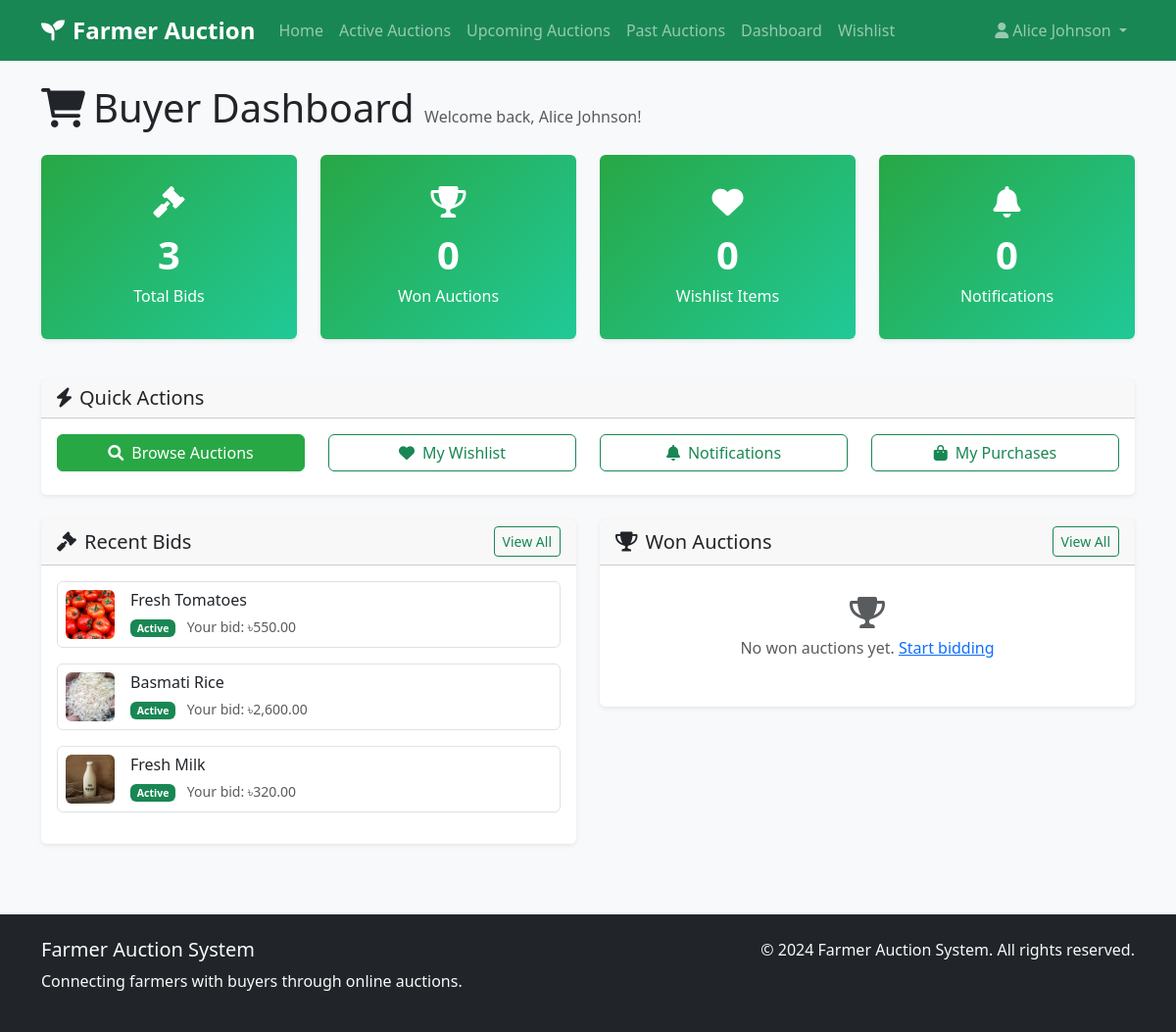
/buyer/dashboard.php (signed in), run on the app's committed database.
### tables this page shows
CREATE TABLE IF NOT EXISTS Bids (
    bid_id INT PRIMARY KEY AUTO_INCREMENT,
    auction_id INT NOT NULL,
    buyer_id INT NOT NULL,
    bid_amount DECIMAL(10,2) NOT NULL,
    bid_time TIMESTAMP DEFAULT CURRENT_TIMESTAMP,
    is_winning_bid BOOLEAN DEFAULT FALSE,
    FOREIGN KEY (auction_id) REFERENCES Auctions(auction_id) ON DELETE CASCADE,
    FOREIGN KEY (buyer_id) REFERENCES Buyers(buyer_id) ON DELETE CASCADE
);

CREATE TABLE IF NOT EXISTS Products (
    product_id INT PRIMARY KEY AUTO_INCREMENT,
    farmer_id INT NOT NULL,
    product_name VARCHAR(100) NOT NULL,
    description TEXT,
    category VARCHAR(50),
    starting_bid DECIMAL(10,2) NOT NULL,
    weight DECIMAL(10,2),
    certification VARCHAR(50),
    created_at TIMESTAMP DEFAULT CURRENT_TIMESTAMP,
    FOREIGN KEY (farmer_id) REFERENCES Farmers(farmer_id) ON DELETE CASCADE
);

CREATE TABLE IF NOT EXISTS Auctions (
    auction_id INT PRIMARY KEY AUTO_INCREMENT,
    product_id INT NOT NULL,
    start_time DATETIME NOT NULL,
    end_time DATETIME NOT NULL,
    status ENUM('Active', 'Closed', 'Cancelled') DEFAULT 'Active',
    current_highest_bid DECIMAL(10,2) DEFAULT 0,
    created_at TIMESTAMP DEFAULT CURRENT_TIMESTAMP,
    FOREIGN KEY (product_id) REFERENCES Products(product_id) ON DELETE CASCADE
);

### buyer/dashboard.php (the view, shortened to what this page needs)
<?php
$database = new Database();
$db = $database->getConnection();
$buyer_id = $_SESSION['user_id'];
$stats_query = "SELECT
    (SELECT COUNT(*) FROM Bids WHERE buyer_id = ?) as total_bids,
    (SELECT COUNT(*) FROM Bids b JOIN Auctions a ON b.auction_id = a.auction_id WHERE b.buyer_id = ? AND b.is_winning_bid = TRUE AND a.status = 'Closed') as won_auctions,
    (SELECT COUNT(*) FROM Wishlist WHERE buyer_id = ?) as wishlist_items,
    (SELECT COUNT(*) FROM Notifications WHERE buyer_id = ? AND is_read = FALSE) as unread_notifications";
$stats_stmt = $db->prepare($stats_query);
$stats_stmt->execute([$buyer_id, $buyer_id, $buyer_id, $buyer_id]);
$stats = $stats_stmt->fetch(PDO::FETCH_ASSOC);
$bids_query = "SELECT b.*, a.auction_id, a.status as auction_status, a.end_time, a.current_highest_bid,
               p.product_name, p.description,
               (SELECT image_path FROM ProductImages WHERE product_id = p.product_id LIMIT 1) as main_image
               FROM Bids b
               JOIN Auctions a ON b.auction_id = a.auction_id
               JOIN Products p ON a.product_id = p.product_id
               WHERE b.buyer_id = ?
               ORDER BY b.bid_time DESC
               LIMIT 5";
$bids_stmt = $db->prepare($bids_query);
$bids_stmt->execute([$buyer_id]);
$recent_bids = $bids_stmt->fetchAll(PDO::FETCH_ASSOC);
$won_query = "SELECT a.*, p.product_name, p.description, f.name as farmer_name,
              (SELECT image_path FROM ProductImages WHERE product_id = p.product_id LIMIT 1) as main_image
              FROM Auctions a
              JOIN Products p ON a.product_id = p.product_id
              JOIN Farmers f ON p.farmer_id = f.farmer_id
              JOIN Bids b ON a.auction_id = b.auction_id
              WHERE b.buyer_id = ? AND b.is_winning_bid = TRUE AND a.status = 'Closed'
              ORDER BY a.end_time DESC
              LIMIT 5";
$won_stmt = $db->prepare($won_query);
$won_stmt->execute([$buyer_id]);
$won_auctions = $won_stmt->fetchAll(PDO::FETCH_ASSOC);
include '../includes/header.php';
?>
<div class="container mt-4">
    <div class="row">
        <div class="col-12">
            <h1 class="mb-4">
                <i class="fas fa-shopping-cart me-2"></i>Buyer Dashboard
                <span class="text-muted fs-6">Welcome back, <?php echo htmlspecialchars($_SESSION['name']); ?>!</span>
            </h1>
        </div>
    </div>
    <div class="row mb-4">
        <div class="col-lg-3 col-md-6 mb-3">
            <div class="card dashboard-card">
                <div class="card-body text-center">
                    <i class="fas fa-gavel fa-2x mb-2"></i>
                    <div class="stats-number"><?php echo $stats['total_bids']; ?></div>
                    <div>Total Bids</div>
                </div>
            </div>
        </div>
        <div class="col-lg-3 col-md-6 mb-3">
            <div class="card dashboard-card">
                <div class="card-body text-center">
                    <i class="fas fa-trophy fa-2x mb-2"></i>
                    <div class="stats-number"><?php echo $stats['won_auctions']; ?></div>
                    <div>Won Auctions</div>
                </div>
            </div>
        </div>
        <div class="col-lg-3 col-md-6 mb-3">
            <div class="card dashboard-card">
                <div class="card-body text-center">
                    <i class="fas fa-heart fa-2x mb-2"></i>
                    <div class="stats-number"><?php echo $stats['wishlist_items']; ?></div>
                    <div>Wishlist Items</div>
                </div>
            </div>
        </div>
        <div class="col-lg-3 col-md-6 mb-3">
            <div class="card dashboard-card">
                <div class="card-body text-center position-relative">
                    <i class="fas fa-bell fa-2x mb-2"></i>
                    <div class="stats-number"><?php echo $stats['unread_notifications']; ?></div>
                    <div>Notifications</div>
                </div>
            </div>
        </div>
    </div>
    <div class="row mb-4">
        <div class="col-12">
            <div class="card">
                <div class="card-header">
                    <h5 class="mb-0"><i class="fas fa-bolt me-2"></i>Quick Actions</h5>
                </div>
                <div class="card-body">
                    <div class="row">
                        <div class="col-md-3 mb-2">
                            <a href="../auctions.php" class="btn btn-success w-100">
                                <i class="fas fa-search me-2"></i>Browse Auctions
                            </a>
                        </div>
                        <div class="col-md-3 mb-2">
                            <a href="wishlist.php" class="btn btn-outline-success w-100">
                                <i class="fas fa-heart me-2"></i>My Wishlist
                            </a>
                        </div>
                        <div class="col-md-3 mb-2">
                            <a href="notifications.php" class="btn btn-outline-success w-100">
                                <i class="fas fa-bell me-2"></i>Notifications
                            </a>
                        </div>
                        <div class="col-md-3 mb-2">
                            <a href="purchases.php" class="btn btn-outline-success w-100">
                                <i class="fas fa-shopping-bag me-2"></i>My Purchases
                            </a>
                        </div>
                    </div>
                </div>
            </div>
        </div>
    </div>
    <div class="row">
        <div class="col-lg-6 mb-4">
            <div class="card">
                <div class="card-header d-flex justify-content-between align-items-center">
                    <h5 class="mb-0"><i class="fas fa-gavel me-2"></i>Recent Bids</h5>
                    <a href="bids.php" class="btn btn-sm btn-outline-success">View All</a>
                </div>
                <div class="card-body">
                    <?php if (empty($recent_bids)): ?>
                        <div class="text-center text-muted py-3">
                            <i class="fas fa-gavel fa-2x mb-2"></i>
                            <p>No bids yet. <a href="../auctions.php">Start bidding</a></p>
                        </div>
                    <?php else: ?>
                        <?php foreach ($recent_bids as $bid): ?>
                            <div class="d-flex align-items-center mb-3 p-2 border rounded">
                                <div class="flex-shrink-0">
                                    <?php if ($bid['main_image']): ?>
                                        <img src="/farmer_auction/<?php echo ltrim($bid['main_image'], '/'); ?>" class="rounded" style="width: 50px; height: 50px; object-fit: cover;" alt="Product">
                                    <?php else: ?>
                                        <div class="bg-light rounded d-flex align-items-center justify-content-center" style="width: 50px; height: 50px;">
                                            <i class="fas fa-image text-muted"></i>
                                        </div>
                                    <?php endif; ?>
                                </div>
                                <div class="flex-grow-1 ms-3">
                                    <h6 class="mb-1"><?php echo htmlspecialchars($bid['product_name']); ?></h6>
                                    <small class="text-muted">
                                        <span class="badge bg-<?php echo $bid['auction_status'] === 'Active' ? 'success' : 'secondary'; ?>">
                                            <?php echo $bid['auction_status']; ?>
                                        </span>
                                        <span class="ms-2">Your bid: ৳<?php echo number_format($bid['bid_amount'], 2); ?></span>
                                    </small>
                                </div>
                            </div>
                        <?php endforeach; ?>
                    <?php endif; ?>
                </div>
            </div>
        </div>
        <div class="col-lg-6 mb-4">
            <div class="card">
                <div class="card-header d-flex justify-content-between align-items-center">
                    <h5 class="mb-0"><i class="fas fa-trophy me-2"></i>Won Auctions</h5>
                    <a href="purchases.php" class="btn btn-sm btn-outline-success">View All</a>
                </div>
                <div class="card-body">
                    <?php if (empty($won_auctions)): ?>
                        <div class="text-center text-muted py-3">
                            <i class="fas fa-trophy fa-2x mb-2"></i>
                            <p>No won auctions yet. <a href="../auctions.php">Start bidding</a></p>
                        </div>
                    <?php endif; ?>
                </div>
            </div>
        </div>
    </div>
</div>
<?php include '../includes/footer.php'; ?>

### assets/css/style.css (style rules this page uses)
body { font-family: 'Segoe UI', Tahoma, Geneva, Verdana, sans-serif; background-color: #f8f9fa; }
.card { border: none; box-shadow: 0 0.125rem 0.25rem rgba(0, 0, 0, 0.075); transition: transform 0.2s ease-in-out; }
.dashboard-card { background: linear-gradient(135deg, #28a745, #20c997); color: white; }
.dashboard-card .card-body { padding: 2rem; }
.stats-number { font-size: 2.5rem; font-weight: bold; }
.btn-success { background-color: #28a745; border-color: #28a745; }

### data on the page
bids: shows a picture, products.product_name "Fresh Tomatoes", auction.status "Active", bid_amount "550.00"
bids: shows a picture, products.product_name "Basmati Rice", auction.status "Active", bid_amount "2,600.00"
bids: shows a picture, products.product_name "Fresh Milk", auction.status "Active", bid_amount "320.00"

### other printed values
$_SESSION['name'] "Alice Johnson"
$stats['total_bids'] "3"
$stats['won_auctions'] "0"
$stats['wishlist_items'] "0"
$stats['unread_notifications'] "0"
